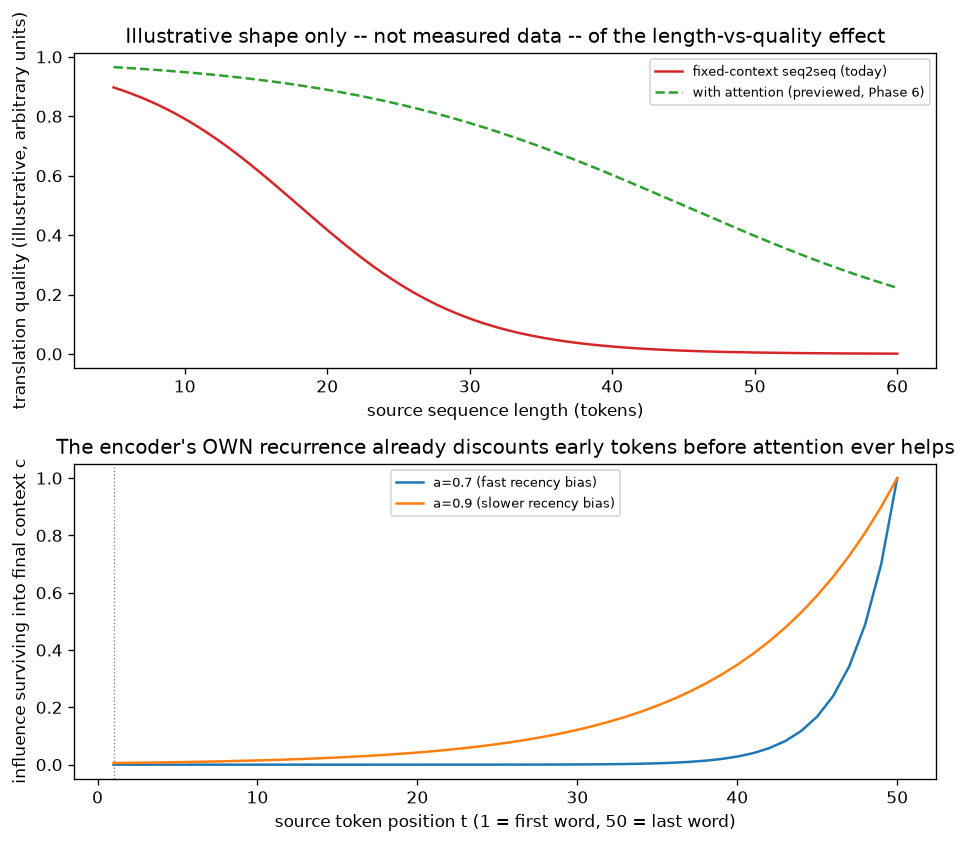

Recreate this plot in Python.
"""
Day 52 — Fixed-Context Bottleneck
Two illustrative (synthetic, not measured) panels: (1) the classic qualitative
shape reported for encoder-decoder seq2seq without attention -- quality holds
up on short sequences and degrades on long ones, because everything must fit
through one fixed-size vector -- contrasted with attention's flatter profile;
(2) a quantitative reason why: under the encoder's own recurrence, EARLY
source tokens contribute exponentially less to the final context vector than
LATE ones, by the same a^(T-t) decay mechanism from Day 46/48.
"""
import numpy as np
import matplotlib.pyplot as plt

fig, axes = plt.subplots(2, 1, figsize=(8, 7))

# --- Top: illustrative quality-vs-length curves (synthetic, for intuition only) ---
ax = axes[0]
lengths = np.linspace(5, 60, 200)

# fixed-context: holds up while length < encoder's effective "capacity", then decays
capacity = 18
fixed_context_quality = 1.0 / (1 + np.exp((lengths - capacity) / 6))

# attention (previewed for contrast): degrades far more gently
attention_quality = 1.0 / (1 + np.exp((lengths - 45) / 12))

ax.plot(lengths, fixed_context_quality, color="#d62728", label="fixed-context seq2seq (today)")
ax.plot(lengths, attention_quality, color="#2ca02c", linestyle="--",
        label="with attention (previewed, Phase 6)")
ax.set_xlabel("source sequence length (tokens)")
ax.set_ylabel("translation quality (illustrative, arbitrary units)")
ax.set_title("Illustrative shape only -- not measured data -- of the length-vs-quality effect")
ax.legend(fontsize=8)

# --- Bottom: how much of position t's information survives into the final context c ---
ax2 = axes[1]
T = 50
positions = np.arange(1, T + 1)

for a, c, label in [(0.7, "#1f77b4", "a=0.7 (fast recency bias)"),
                     (0.9, "#ff7f0e", "a=0.9 (slower recency bias)")]:
    surviving_influence = a ** (T - positions)  # same a^(T-t) motif as Day 46/48
    ax2.plot(positions, surviving_influence, color=c, label=label)

ax2.axvline(1, color="gray", linestyle=":", linewidth=0.8)
ax2.set_xlabel("source token position t (1 = first word, 50 = last word)")
ax2.set_ylabel("influence surviving into final context c")
ax2.set_title("The encoder's OWN recurrence already discounts early tokens before attention ever helps")
ax2.legend(fontsize=8)

plt.tight_layout()
plt.savefig("graph_DAY_52.png", dpi=120, bbox_inches="tight")
